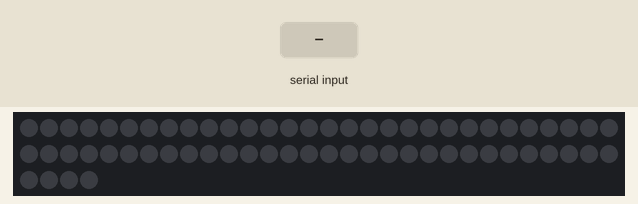
Simulated run of this sketch. Board: Arduino Uno, built with avr-gcc and run on an emulated ATmega328P. Shown: 64 RGB LEDs in strip order, left to right, continuing on the next row. Inputs (shaded band) come from the test bench.

Above: at 1.2 s.
1.3 s: byte 30 received over Serial
At 2.2 s:
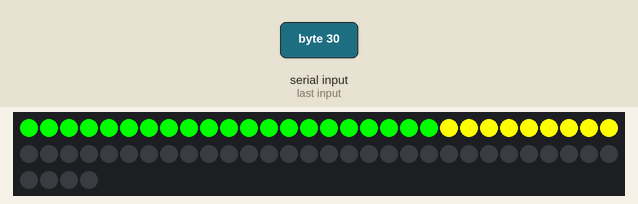
2.8 s: byte 90 received over Serial
At 3.4 s:
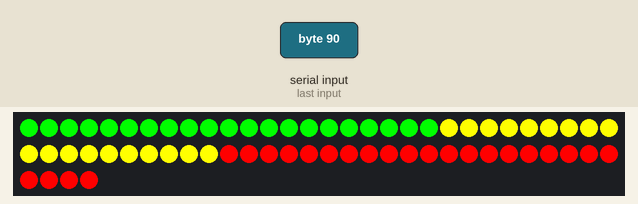
Timing chart, 0 to 5.8 s (numbered marks = the images above; inputs shaded):
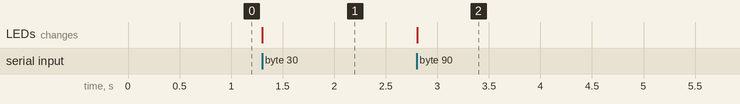

The sketch:

sound.ino
```cpp
#include <Adafruit_NeoPixel.h>
#ifdef __AVR__
  #include <avr/power.h>
#endif

#define PIN 6

Adafruit_NeoPixel strip = Adafruit_NeoPixel(64, PIN, NEO_GRB + NEO_KHZ800);

long previousMillis = 0;        // will store last time LED was updated
float interval = 16.67;
uint8_t intervalRainbow = 200;
int break1 = round(strip.numPixels()/ 3);
int break2 = (round(strip.numPixels()/ 3) - 1)  * 2;
int break1middle = round(strip.numPixels() / 2 / 3);
int break2middle = (round(strip.numPixels() / 2 / 3) - 1)  * 2;

void setup() {
    Serial.begin(9600);
    // This is for Trinket 5V 16MHz, you can remove these three lines if you are not using a Trinket
    #if defined (__AVR_ATtiny85__)
        if (F_CPU == 16000000) clock_prescale_set(clock_div_1);
    #endif
    // End of trinket special code
    strip.begin();
    strip.show(); // Initialize all pixels to 'off'
    // pinMode(11, OUTPUT);
    // pinMode(3, OUTPUT);
    // pinMode(5, OUTPUT);
    // pinMode(6, OUTPUT);
    // pinMode(9, OUTPUT);
    // pinMode(10, OUTPUT);

}

void loop() {
    float currentMillis = millis();
    if (Serial.available() > 0){
        if(currentMillis - previousMillis > interval) {
            previousMillis = currentMillis;
            uint16_t sound = Serial.read();
            colorWipe(sound);
        }
    }
    // else{
    //     rainbowCycle(intervalRainbow);
    // }
}

void colorWipe(uint16_t sound) {
    strip.clear();
    for(uint16_t i=0; i<sound; i++) {
        // strip.setPixelColor(i, strip.Color(0, 255, 0));
        if(i < break1){
            strip.setPixelColor(i, strip.Color(0, 255, 0));
        }
        if (i >= break1)
        {
            strip.setPixelColor(i, strip.Color(255, 255, 0));
        }
        if(i >= break2 ){
           strip.setPixelColor(i, strip.Color(255, 0, 0));
        }


    }
    strip.show();
}

// Slightly different, this makes the rainbow equally distributed throughout
void rainbowCycle(uint8_t wait) {
  uint16_t i, j;

  for (j = 0; j < 256 * 5; j++)
  { // 5 cycles of all colors on wheel
      for (i = 0; i < strip.numPixels(); i++)
      {
          strip.setPixelColor(i, Wheel(((i * 256 / strip.numPixels()) + j) & 255));
      }
      strip.show();
      delay(1);
  }
}

// Input a value 0 to 255 to get a color value.
// The colours are a transition r - g - b - back to r.
uint32_t Wheel(byte WheelPos) {
  WheelPos = 255 - WheelPos;
  if(WheelPos < 85) {
    return strip.Color(255 - WheelPos * 3, 0, WheelPos * 3);
  }
  if(WheelPos < 170) {
    WheelPos -= 85;
    return strip.Color(0, WheelPos * 3, 255 - WheelPos * 3);
  }
  WheelPos -= 170;
  return strip.Color(WheelPos * 3, 255 - WheelPos * 3, 0);
}
```

soundtest.ino
```cpp

```

Measured:
- after the input at 1.3 s, the LEDs: change at once (image 1)
- after the input at 2.8 s, the LEDs: change at once (image 2)
